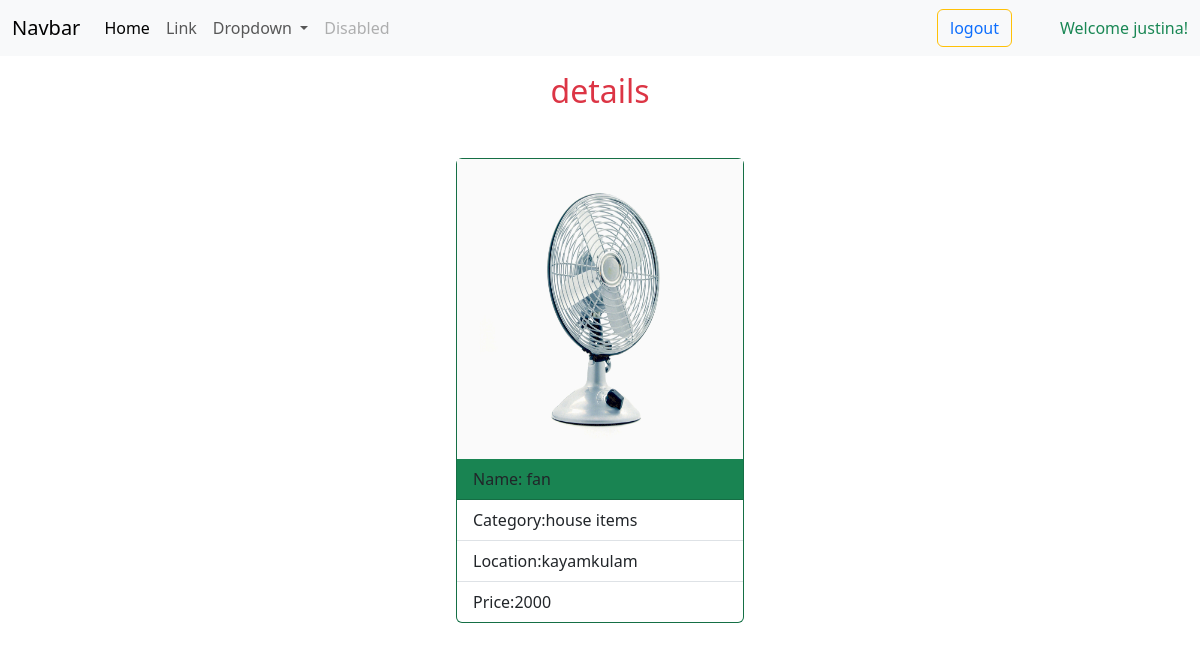
Page /scraps/5 (signed in) on the committed database.
### scrapapp/models.py (models this page shows, shortened)
class Scraps(models.Model):
    name=models.CharField(max_length=200)
    category=models.CharField(max_length=200)
    price=models.PositiveIntegerField()
    location=models.CharField(max_length=200)
    image=models.ImageField(upload_to="images",null=True)

### scrapapp/views.py (the view)
# urls.py: path("scraps/<int:pk>",views.ScrapDetailView.as_view(),name="scrap-detail"),
@method_decorator(signin_required,name="dispatch")
class ScrapDetailView(View):
    def get(self,request,*args,**kwargs):
        id=kwargs.get("pk")
        qs=Scraps.objects.get(id=id)
        return render(request,"scrap_detail.html",{"data":qs})

### scrapapp/views.py (called while the page is built)
def signin_required(fn):
    def wrapper(request,*args,**kwargs):
        if not request.user.is_authenticated:
            messages.error(request,"invalid session")
            return redirect("signin")
        else:
            return fn(request,*args,**kwargs)
    return wrapper

### scrapapp/templates/scrap_detail.html
{%extends 'base.html'%}
{%block body_block%}
<h2 class="text-center text-danger mt-3">details</h2>
<div class="container d-flex justify-content-center mt-5">
    <div class="card bg-success " style="width: 18rem;">
      {%if data.image%}
      <img src="{{data.image.url}}" alt="" height="300px">
      {%endif%}
        <div class="card-header">
         Name: {{data.name}}
        </div>
        <ul class="list-group list-group-flush">
          <li class="list-group-item">Category:{{data.category}}</li>
          <li class="list-group-item">Location:{{data.location}}</li>
          <li class="list-group-item">Price:{{data.price}}</li>
        </ul>
      </div>
</div>
{%endblock%}

### scrapapp/templates/base.html (shortened to what this page needs)
<!DOCTYPE html>
<html lang="en">
<head>
    <link href="https://cdn.jsdelivr.net/npm/bootstrap@5.3.2/dist/css/bootstrap.min.css" rel="stylesheet">
</head>
<body>
    <nav class="navbar navbar-expand-lg bg-body-tertiary">
        <div class="container-fluid">
          <a class="navbar-brand" href="#">Navbar</a>
          <div class="collapse navbar-collapse" id="navbarSupportedContent">
            <ul class="navbar-nav me-auto mb-2 mb-lg-0">
              <li class="nav-item">
                <a class="nav-link active" aria-current="page" href="#">Home</a>
              </li>
              <li class="nav-item">
                <a class="nav-link" href="#">Link</a>
              </li>
              <li class="nav-item dropdown">
                <a class="nav-link dropdown-toggle" href="#" role="button" data-bs-toggle="dropdown" aria-expanded="false">
                  Dropdown
                </a>
              </li>
              <li class="nav-item">
                <a class="nav-link disabled" aria-disabled="true">Disabled</a>
              </li>
            </ul>
           <button class="btn btn-outline-warning"><a href="{%url 'signin'%}" class="ms-auto text-decoration-none"> logout</a></button>
        </div>
       <div class="ms-5 text-success "> Welcome {{request.user}}! </div>
      </nav>
  {%block body_block%}
  {%endblock%}
</body>
</html>

### rows in the picture
Scraps: image (picture), name "fan", category "house items", location "kayamkulam", price "2000"

### other values in the picture
{{ request.user }} "justina"
